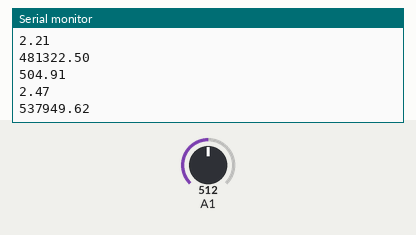
Simulated run of this sketch. Board: Arduino Uno, built with avr-gcc and run on an emulated ATmega328P. Parts: the last lines printed to the serial monitor. The test bench sets the inputs (shaded band); at power-on: A1 = 512.

Above: at 1.2 s.
1.3 s: A1 set to 716
At 2.6 s:
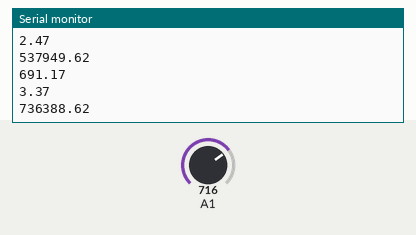
2.8 s: A1 set to 900
At 3.5 s:
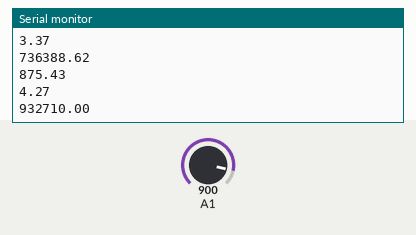
Timing chart, 0 to 5.8 s (numbered marks = the images above; inputs shaded):
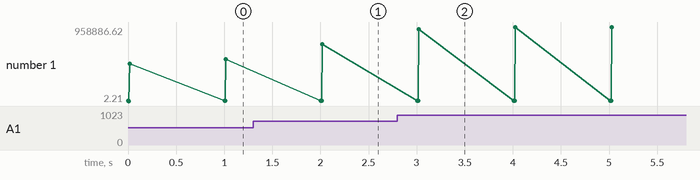

The sketch:

lab03-3.ino
```cpp
double ResisterValue;
double sensorValue;
double sensorVoltage;
double R1;
int i;
void setup() {
 Serial.begin(9600);
 pinMode(A1,INPUT);
 ResisterValue = 1023;
}

void loop() {
 for (i=0;i<=5;i++)
sensorValue = 0.7* sensorValue + 0.3* analogRead(A1);
sensorVoltage = sensorValue * 5 / 1024;
//sensorVoltage= 5 * R1 /900000;
R1 = sensorVoltage * 1091000/ 5;
Serial.println(sensorValue);
Serial.println(sensorVoltage);
Serial.println(R1);
delay(1000);

}
```

Measured:
- after the input at 1.3 s, the serial monitor: prints a new line after 0.71 s (image 1)
- after the input at 2.8 s, the serial monitor: prints a new line after 0.21 s (image 2)
- plotted number 1: 537949.62 → 736388.62 after the input at 1.3 s, 736388.62 → 958886.62 after the input at 2.8 s
